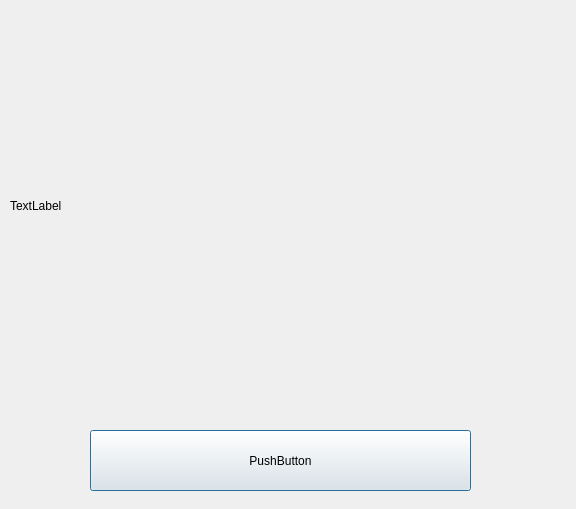
<?xml version="1.0" encoding="UTF-8"?>
<ui version="4.0">
 <class>Dialog</class>
 <widget class="QDialog" name="Dialog">
  <property name="geometry">
   <rect>
    <x>0</x>
    <y>0</y>
    <width>576</width>
    <height>509</height>
   </rect>
  </property>
  <property name="windowTitle">
   <string>Dialog</string>
  </property>
  <widget class="QPushButton" name="pushButton">
   <property name="geometry">
    <rect>
     <x>90</x>
     <y>430</y>
     <width>381</width>
     <height>61</height>
    </rect>
   </property>
   <property name="text">
    <string>PushButton</string>
   </property>
  </widget>
  <widget class="QLabel" name="label">
   <property name="geometry">
    <rect>
     <x>10</x>
     <y>10</y>
     <width>551</width>
     <height>391</height>
    </rect>
   </property>
   <property name="text">
    <string>TextLabel</string>
   </property>
  </widget>
 </widget>
 <resources/>
 <connections/>
</ui>
